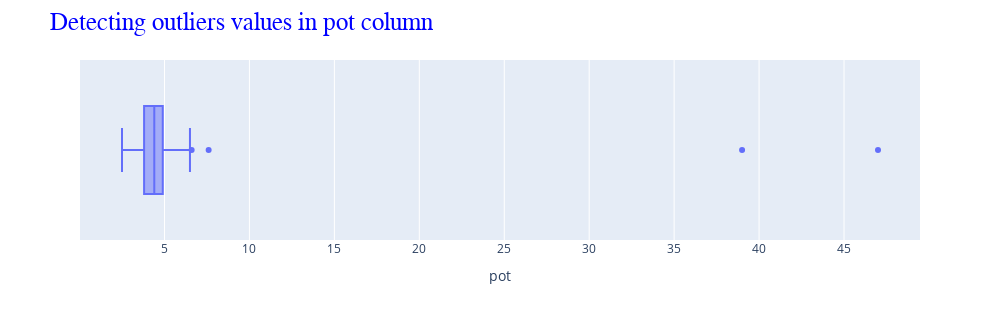

The notebook cell this image was saved under:
### Code cell
ax = px.box( data_frame = data,
        x = 'pot',
        width = 1000, height = 320)

ax.update_layout(
    title = {
        "text" : 'Detecting outliers values in pot column',
        "font" : title_font_dict
    } 
)

### Figure 1 — Plotly figure (JSON) as saved in the notebook; plotly's stock layout.template omitted (floating-point values rounded to 4 significant figures; data arrays with more than 128 entries replaced by an {"elided": "..."} marker saying what was removed)
{"data": [{"alignmentgroup": "True", "hovertemplate": "pot=%{x}<extra></extra>", "legendgroup": "", "marker": {"color": "#636efa"}, "name": "", "notched": false, "offsetgroup": "", "orientation": "h", "showlegend": false, "type": "box", "x": {"elided": "392 float values"}, "x0": " ", "xaxis": "x", "y0": " ", "yaxis": "y"}], "layout": {"boxmode": "group", "height": 320, "legend": {"tracegroupgap": 0}, "margin": {"t": 60}, "title": {"font": {"color": "Blue", "family": "Times New Roman", "size": 25}, "text": "Detecting outliers values in pot column"}, "width": 1000, "xaxis": {"anchor": "y", "domain": [0, 1], "title": {"text": "pot"}}, "yaxis": {"anchor": "x", "domain": [0, 1]}}}
